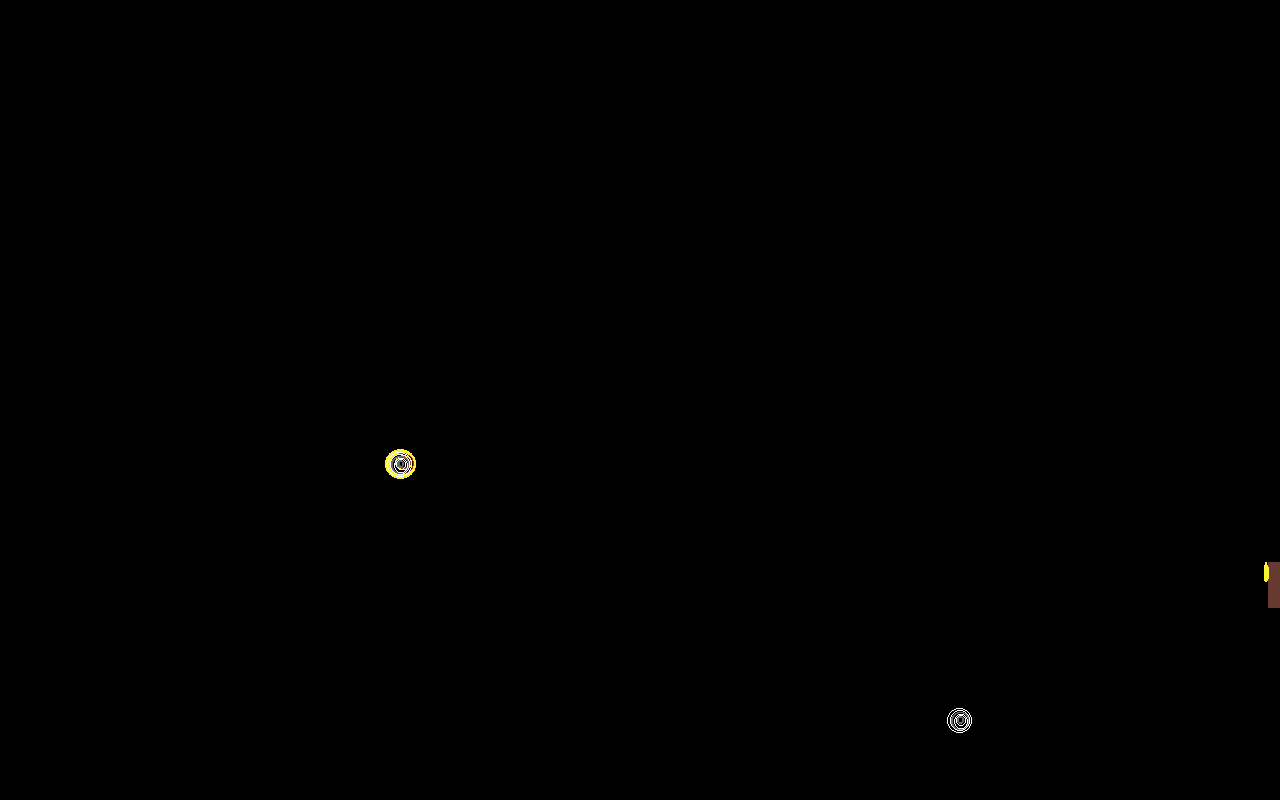

Rendered tile map (Tiled .tmx) drawn with the repository's tilesets; below, a short description and the map source with its tile grids summarised:
An orthogonal 80x50 tile map with 16x16 px tiles, 2 tile layers (brick, floor) and 17 objects.

<map version="1.0" orientation="orthogonal" renderorder="right-up" width="80" height="50" tilewidth="16" tileheight="16" nextobjectid="103">
 <tileset firstgid="1" name="tiles" tilewidth="46" tileheight="46">
  <tile id="0">
   <image width="30" height="30" source="Bricks.png" />
   <objectgroup draworder="index">
    <object id="0" x="2" y="2" width="26" height="28" />
   </objectgroup>
  </tile>
  <tile id="1">
   <image width="30" height="46" source="door3.png" />
  </tile>
  <tile id="2">
   <image width="30" height="46" source="doorflip.png" />
  </tile>
  <tile id="3">
   <image width="46" height="30" source="doorDown.png" />
  </tile>
  <tile id="4">
   <image width="32" height="32" source="floor.png" />
  </tile>
  <tile id="5">
   <image width="30" height="30" source="portal.png" />
  </tile>
  <tile id="6">
   <image width="32" height="32" source="portal2.png" />
  </tile>
 </tileset>
 <layer name="brick" width="80" height="50">
  <data>[4000 cells, 2 non-empty, 2 distinct tile ids]</data>
 </layer>
 <objectgroup name="collision">
  <object id="76" x="762" y="497" width="496" height="46" />
  <object id="81" x="605" y="630" width="669" height="46" />
  <object id="83" x="464" y="201" width="138" height="473" />
  <object id="84" x="607" y="205" width="561" height="93" />
  <object id="86" x="1267" y="16" width="18" height="472" />
  <object id="88" x="239" y="16" width="1022" height="32" />
  <object id="90" x="191" y="16" width="46" height="772" />
  <object id="91" x="244" y="764" width="751" height="44" />
  <object id="93" x="997" y="686" width="39" height="125" />
  <object id="94" x="950" y="713" width="24" height="27" />
  <object id="95" x="1269" y="510" width="21" height="165" />
  <object id="96" x="1211" y="571" width="22" height="36" />
  <object id="97" x="1280" y="739" />
  <object id="100" x="230" y="515" width="235" height="41" />
  <object id="101" x="386" y="457" width="28" height="18" />
  <object id="102" x="1088" y="397" />
 </objectgroup>
 <layer name="floor" width="80" height="50">
  <data>[4000 cells, 2 non-empty, 1 distinct tile ids]</data>
 </layer>
</map>
